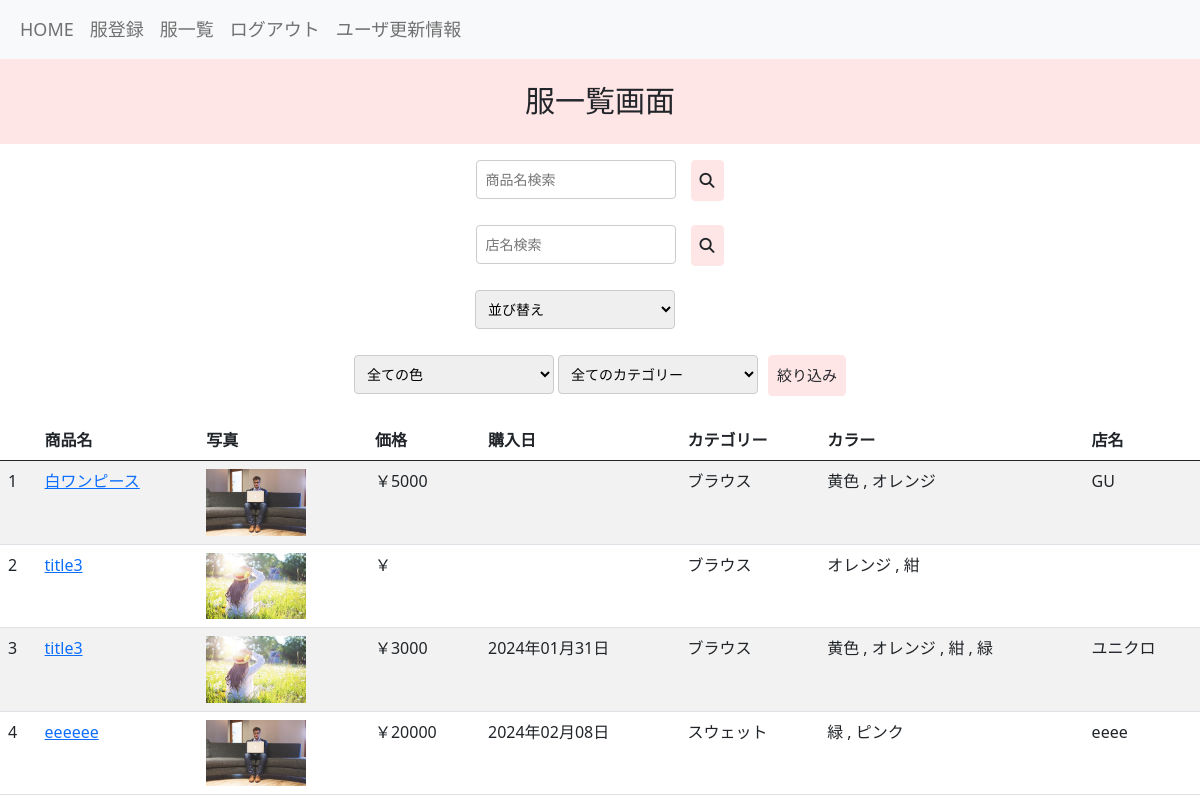
The page /boards/list_clothe (signed in) on the database its author committed.
### boards/models.py (models this page shows, shortened)
class Clothes(models.Model):
    title = models.CharField(max_length=255)
    picture = models.ImageField(upload_to='closet_project/media/', null=True, blank=True)
    price = models.IntegerField(default=0, null=True, blank=True)
    purchase_date = models.DateField(null=True,blank=True)
    user = models.ForeignKey(
        'accounts.Users', on_delete=models.CASCADE
    )
    category = models.ForeignKey(
        'Categories', on_delete=models.CASCADE
    )
    color = models.ManyToManyField(
        Colors, blank=True, through='Clothe_Colors', related_name='clothe'
    )
    store = models.CharField(max_length=255, default='')
    created_at = models.DateTimeField(auto_now_add=True)
    updated_at = models.DateTimeField(auto_now=True)
    objects = ClothesManager()
    class Meta:
        db_table = 'clothes'

class Categories(models.Model):
    BLOUSE = 'blouse'
    SHIRT = 'shirt'
    SWEAT = 'sweat'
    KNIT = 'knit'
    PANTS = 'pants'
    SKIRT = 'skirt'
    JACKET = 'jacket'
    CARDIGAN = 'cardigan'
    COAT = 'coat'
    DRESS = 'dress'
    SHOES = 'shoes'
    ACCESSORY = 'accessory'
    BAG = 'bag'
    category_name = models.CharField(max_length=255)
    created_at = models.DateTimeField(auto_now_add=True)
    updated_at = models.DateTimeField(auto_now=True)
    class Meta:
        db_table = 'categories'

class Colors(models.Model):
    PINK = 'pink'
    RED = 'red'
    ORANGE = 'orange'
    BROWN = 'brown'
    YELLOW = 'yellow'
    BLUE = 'blue'
    GREEN = 'green'
    BLACK = 'black'
    WHITE = 'white'
    color_name = models.CharField(max_length=10)
    created_at = models.DateTimeField(auto_now_add=True)
    updated_at = models.DateTimeField(auto_now=True)
    class Meta:
        db_table = 'colors'

### boards/views.py (the view)
# urls.py: path('list_clothe', views.list_clothe, name='list_clothe'),
@login_required
def list_clothe(request):
    sort_option = request.GET.get('sort', '')  # URL パラメーターからソートオプションを取得
    color = Colors.objects.all()
    category = Categories.objects.all()
    selected_color = request.GET.get('color')
    selected_category = request.GET.get('category')
    search_title = request.GET.get('search_title')
    search_store = request.GET.get('search_store')
    clothe = Clothes.objects.filter(user=request.user)
    if selected_color:
        clothe = clothe.filter(color__color_name=selected_color)
    if selected_category:
        clothe = clothe.filter(category__category_name=selected_category)
    if search_title:
        clothe = clothe.filter(title__icontains=search_title)
    if search_store:
        clothe = clothe.filter(store__icontains=search_store)
    if sort_option == 'price_low':
        clothe = clothe.order_by('price')
    elif sort_option == 'price_high':
        clothe = clothe.order_by('-price')
    elif sort_option == 'date_new':
        clothe = clothe.order_by('-purchase_date')
    elif sort_option == 'date_old':
        clothe = clothe.order_by('purchase_date')
    return render(
        request, 'boards/list_clothe.html', context={
            'clothe': clothe,
            'color': color,
            'category': category,
            'selected_color': selected_color,
            'selected_category': selected_category,
            'search_title': search_title,
            'search_store': search_store,
        }
    )

### templates/boards/list_clothe.html (shortened to what this page needs)
{% extends "base.html" %}
{% block content %}
<p class="custom-paragraph">服一覧画面</p>
<div class="row justify-content-center">
  <div class="col-md-8">
  <form id="searchForm" method="GET" class="text-center mb-3 form-element">
    <input type="text" name="search_title" id="search_title" placeholder="商品名検索">
    <button type="submit" class="btn custom-btn"><i class="fas fa-search"></i></button>
  </form>
  <form id="searchStoreForm" method="GET" class="text-center mb-3 form-element">
    <input type="text" name="search_store" id="search_store" placeholder="店名検索">
    <button type="submit" class="btn custom-btn"><i class="fas fa-search"></i></button>
  </form>
  <form id="sortForm" method="GET" class="text-center mb-3 form-element">
    <select name="sort" id="sort" onchange="submitSortForm()">
      <option value="">並び替え</option>
    </select>
  </form>
  <form id="filterForm" method="GET" class="text-center mb-3 form-element">
    <select name="color" id="color">
        <option value="">全ての色</option>
    </select>
    <select name="category" id="category" >
        <option value="">全てのカテゴリー</option>
      <input type="submit" value="絞り込み" class="btn custom-btn">
    </select>
  </form>
  </div>
</div>
   <table class="table table-striped table-hover">
    <thead>
      <tr>
        <th></th>
        <th>商品名</th>
        <th>写真</th>
        <th>価格</th>
        <th>購入日</th>
        <th>カテゴリー</th>
        <th>カラー</th>
        <th>店名</th>
      </tr>
    </thead>
    <tbody>
    {% for clothe in clothe %}
      <tr>
        <td>{{ forloop.counter }}</td>
        <td><a href="{% url 'boards:detail_clothe' pk=clothe.pk %}">{{ clothe.title }}</a></td>
        <td>
          {% if clothe.picture %}
          <img src="{{ clothe.picture.url }}" alt="{{ clothe.title }}" width="100">
          {% endif %}
        </td>
        <td>{{ "￥"|default_if_none:"" }}{{ clothe.price|default_if_none:"" }}</td>
        <td>{{ clothe.purchase_date|date:"Y年m月d日"|default_if_none:"" }}</td>
        <td>{{ clothe.category.category_name }}</td>
        <td>
          {% for color in clothe.color.all %}
            {{ color.color_name }}
            {% if not forloop.last %}, {% endif %}
          {% endfor %}
        </td>
        <td>{{ clothe.store }}</td>
      </tr>
        {% endfor %}
    </tbody>
  </table>
{% endblock %}

### static/css/style.css (style rules this page uses)
body { text-size-adjust: 100%; -webkit-text-size-adjust: 100%; }
.custom-paragraph { font-family: 'Arial', sans-serif; font-size: 30px; background-color: #ffe6e6; text-align: center; padding: 20px; line-height: 1.5; }
.custom-btn { background-color: #ffe6e6; border: 1px solid #ffe6e6; border-radius: 4px; padding: 8px; font-size: 15px; cursor: pointer; margin-left: 10px; }
#search, #search_title, #search_store { width: 200px; box-sizing: border-box; padding: 8px; font-size: 14px; border: 1px solid #ccc; border-radius: 4px; margin-bottom: 10px; }
#category, #color { width: 200px; box-sizing: border-box; padding: 8px; font-size: 14px; border: 1px solid #ccc; border-radius: 4px; margin-bottom: 10px; }
#sort { width: 200px; box-sizing: border-box; padding: 8px; font-size: 14px; border: 1px solid #ccc; border-radius: 4px; margin-bottom: 10px; margin-left: 50px; }

### templates/boards/list_clothe.html (style rules this page uses)
#sortForm { margin-right: 100px; }

### rows shown on the page
Clothes: title "白ワンピース", picture (picture), value "￥", price "5000", category.category_name "ブラウス", store "GU"
Colors: color_name "黄色"
Colors: color_name "オレンジ"
Clothes: title "title3", picture (picture), value "￥", category.category_name "ブラウス"
Colors: color_name "紺"
Clothes: title "title3", picture (picture), value "￥", price "3000", purchase_date "2024年01月31日", category.category_name "ブラウス", store "ユニクロ"
Colors: color_name "緑"
Clothes: title "eeeeee", picture (picture), value "￥", price "20000", purchase_date "2024年02月08日", category.category_name "スウェット", store "eeee"
Colors: color_name "ピンク"
